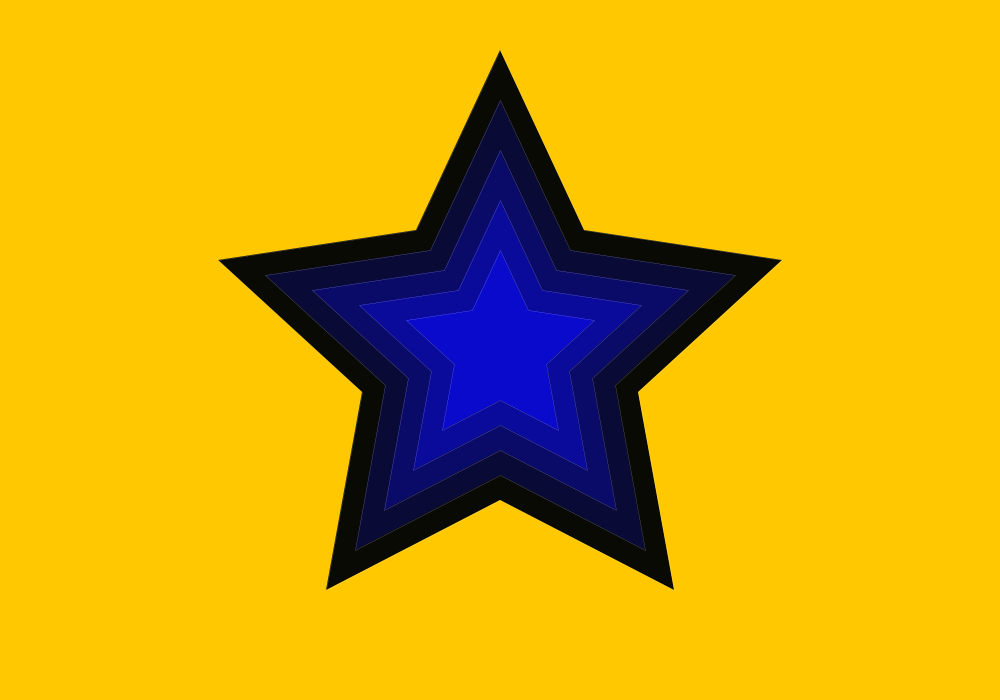
Frame 1 (no input)
Frame 60 (the mouse pressed at the canvas centre just before this capture): blank canvas, image omitted
Frame 120 (the mouse held since frame 60 and released just before this capture): blank canvas, image omitted

The Processing sketch that drew this single still picture (run headless with seeded random() and noise(); from frame 60 on, the mouse is pressed at the canvas centre):

// Processing sketch: Star2
// ── Star2.pde
int j=0;
void setup() {
  size(1000, 700);
  background(255, 200, 0);
}
void draw() {
  //float starSize=random(0, 0.6);


  background(255, 200, 0);

  j++;
  for (int i=5; i>0; i--) {
    if (300*j<width) {
      fill(10, 10, 255-(i*50));
      Star(500, 350, j*(i+1));
    }else{
    j=0;
    }
  }
  delay(200);
}
void Star(float x, float y, float m) { 
  //fill(127);
  stroke(255);
  strokeWeight(0);
  beginShape();
  vertex(x, y-m*(50));
  vertex(x+m*(14), y-m*(20));
  vertex(x+m*(47), y-m*(15)); 
  vertex(x+m*(23), y+m*(7));
  vertex(x+m*(29), y+m*(40));
  vertex(x, y+m*(25));
  vertex(x-m*(29), y+m*(40));
  vertex(x-m*(23), y+m*(7));
  vertex(x-m*(47), y-m*(15));
  vertex(x-m*(14), y-m*(20));
  endShape(CLOSE);
}
